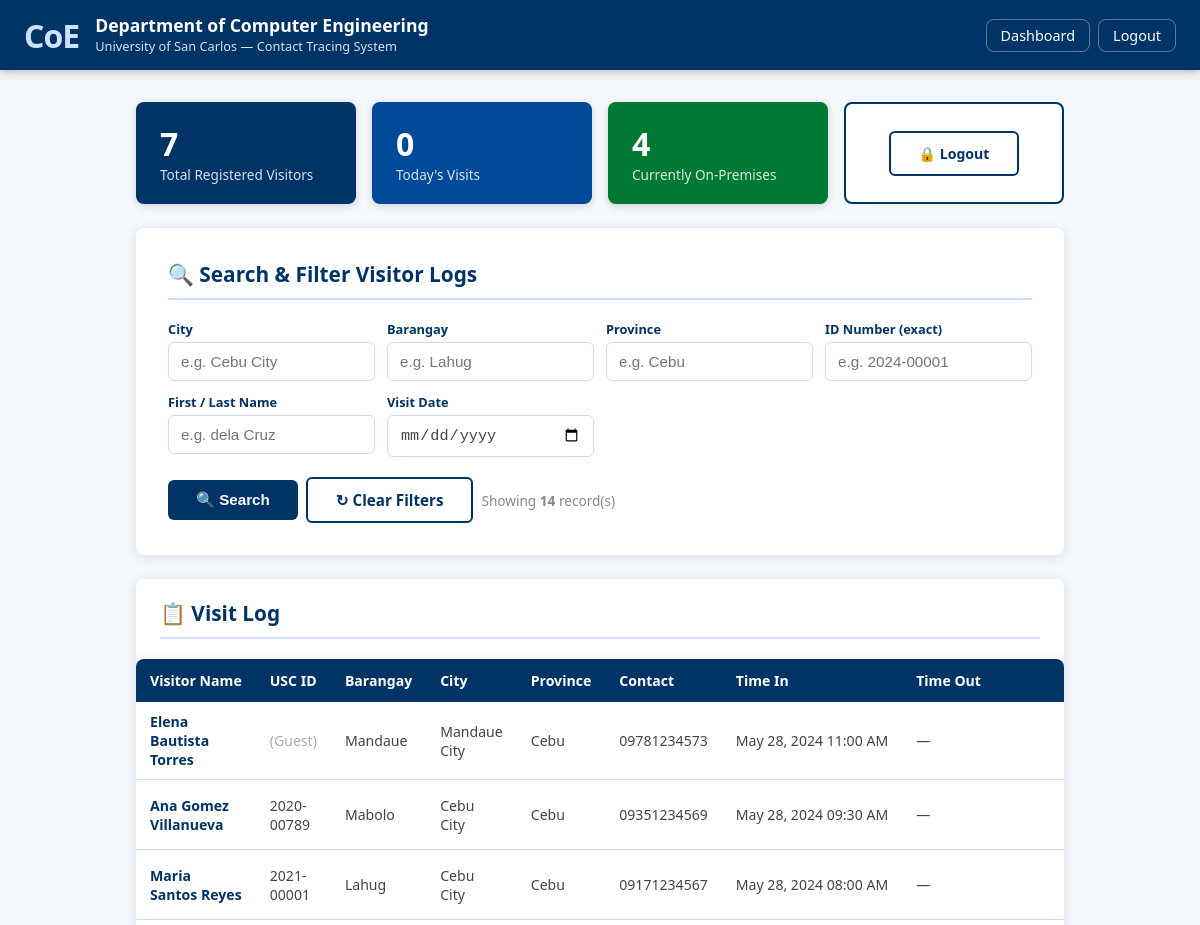
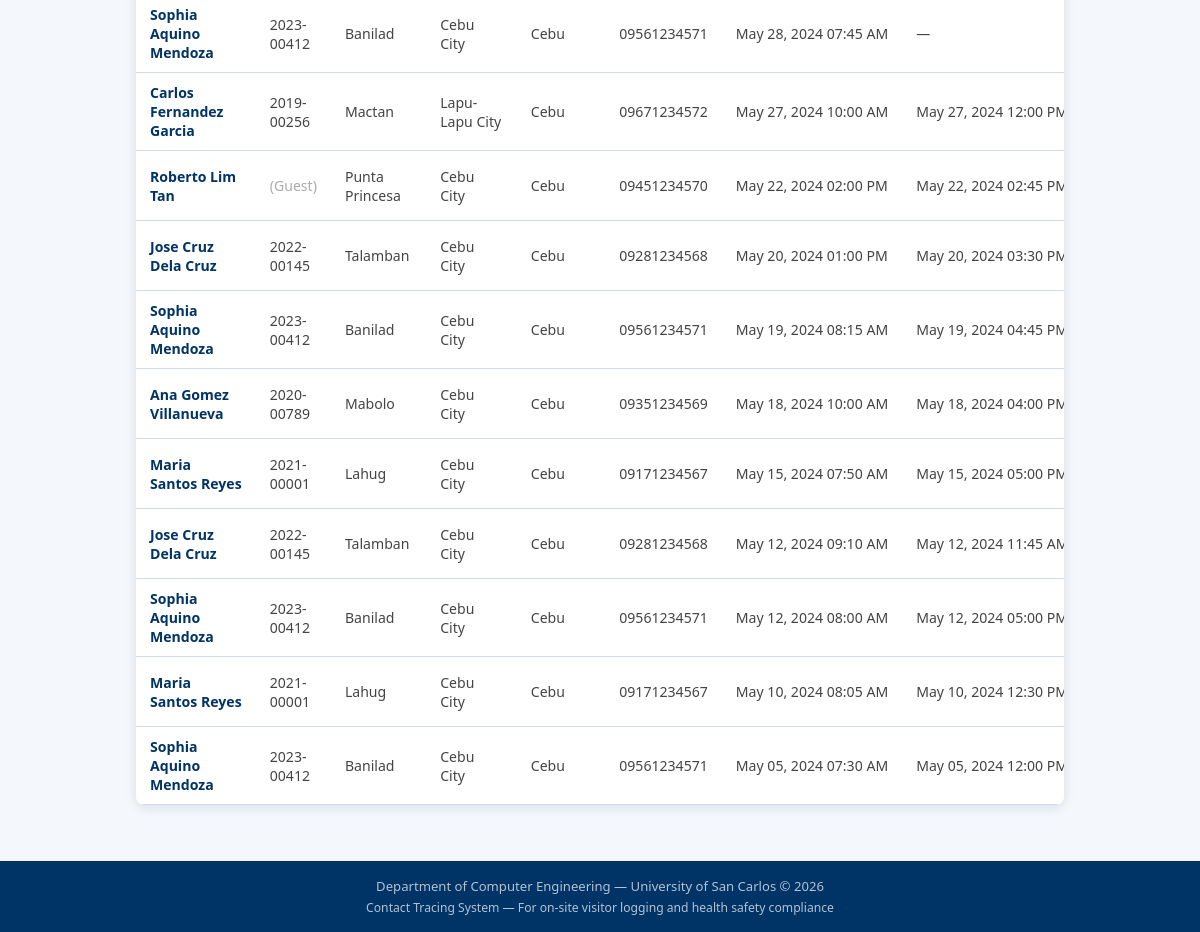
The page /admin/dashboard.php (signed in) on the database its author committed (2 pictures, top to bottom).
### tables this page shows
CREATE TABLE visit_logs (
    log_id      INT      NOT NULL AUTO_INCREMENT,
    visitor_id  INT      NOT NULL,
    time_in     DATETIME NOT NULL,
    time_out    DATETIME NULL     COMMENT 'NULL while visitor is still on-premises',
    PRIMARY KEY (log_id),
    CONSTRAINT fk_visitor
        FOREIGN KEY (visitor_id)
        REFERENCES visitors (visitor_id)
        ON DELETE CASCADE
        ON UPDATE CASCADE
);

CREATE TABLE visitors (
    visitor_id     INT           NOT NULL AUTO_INCREMENT,
    id_number      VARCHAR(50)   NULL          COMMENT 'USC student/staff ID; NULL for guests',
    first_name     VARCHAR(100)  NOT NULL,
    middle_name    VARCHAR(100)  NULL,
    last_name      VARCHAR(100)  NOT NULL,
    barangay       VARCHAR(100)  NOT NULL,
    city           VARCHAR(100)  NOT NULL,
    province       VARCHAR(100)  NOT NULL,
    contact_number VARCHAR(20)   NOT NULL,
    email          VARCHAR(150)  NOT NULL,
    created_at     TIMESTAMP     NOT NULL DEFAULT CURRENT_TIMESTAMP,
    PRIMARY KEY (visitor_id),
    UNIQUE KEY uq_id_number (id_number)
);

### includes/db.php (called while the page is built, shortened)
<?php
function formatPHTime(?string $datetime): string {
    if (empty($datetime)) {
        return '—';
    }
    $ts = strtotime($datetime);
    return date('F d, Y h:i A', $ts);
}
function e(string $val): string {
    return htmlspecialchars($val, ENT_QUOTES, 'UTF-8');
}

### admin/dashboard.php (the view, shortened to what this page needs)
<?php
require_once __DIR__ . '/../includes/db.php';
$city      = trim($_GET['city']      ?? '');
$barangay  = trim($_GET['barangay']  ?? '');
$province  = trim($_GET['province']  ?? '');
$id_number = trim($_GET['id_number'] ?? '');
$name      = trim($_GET['name']      ?? '');
$date      = trim($_GET['date']      ?? '');
$conditions  = [];
$whereClause = !empty($conditions)
    ? 'WHERE ' . implode(' AND ', $conditions)
    : '';
$sql = "SELECT v.visitor_id, v.id_number, v.first_name, v.middle_name, v.last_name,
               v.barangay, v.city, v.province, v.contact_number, v.email,
               l.log_id, l.time_in, l.time_out
          FROM visitors v
          LEFT JOIN visit_logs l ON v.visitor_id = l.visitor_id
        {$whereClause}
         ORDER BY l.time_in DESC, v.visitor_id DESC
         LIMIT 500";
$stmt = $conn->prepare($sql);
$stmt->execute();
$res  = $stmt->get_result();
$logs = [];
while ($r = $res->fetch_assoc()) $logs[] = $r;
$totalVisitors = 0;
$chkV = $conn->query('SELECT COUNT(*) AS c FROM visitors');
if ($chkV) { $row = $chkV->fetch_assoc(); $totalVisitors = (int)$row['c']; }
$todayVisits = 0;
$chkT = $conn->query("SELECT COUNT(*) AS c FROM visit_logs WHERE DATE(time_in) = CURDATE()");
if ($chkT) { $row = $chkT->fetch_assoc(); $todayVisits = (int)$row['c']; }
$openVisits = 0;
$chkO = $conn->query('SELECT COUNT(*) AS c FROM visit_logs WHERE time_out IS NULL');
if ($chkO) { $row = $chkO->fetch_assoc(); $openVisits = (int)$row['c']; }
$assetBase = '../';
require_once __DIR__ . '/../includes/header.php';
?>
<div style="display:flex;gap:16px;flex-wrap:wrap;margin-bottom:24px;">
    <?php
    $stats = [
        ['Total Registered Visitors', $totalVisitors, '#003366'],
        ["Today's Visits",            $todayVisits,   '#004a99'],
        ['Currently On-Premises',     $openVisits,    '#007a33'],
    ];
    foreach ($stats as [$label, $val, $color]): ?>
    <div style="flex:1 1 160px;background:<?= $color ?>;color:#fff;border-radius:8px;
                padding:20px 24px;box-shadow:0 2px 8px rgba(0,0,0,.15);">
        <div style="font-size:2rem;font-weight:700"><?= (int)$val ?></div>
        <div style="font-size:.85rem;opacity:.85"><?= e($label) ?></div>
    </div>
    <?php endforeach; ?>
    <div style="flex:1 1 160px;background:#fff;border:2px solid #003366;border-radius:8px;
                padding:20px 24px;display:flex;align-items:center;justify-content:center;">
        <a href="logout.php" class="btn btn-outline" style="font-size:.88rem;">&#128274; Logout</a>
    </div>
</div>
<div class="card">
    <div class="card-title">&#128269; Search &amp; Filter Visitor Logs</div>
    <form method="GET" id="searchForm" novalidate>
        <div class="filters-grid">
            <div class="filter-item">
                <label for="f_city">City</label>
                <input type="text" id="f_city" name="city"
                       placeholder="e.g. Cebu City"
                       value="<?= e($city) ?>">
            </div>
            <div class="filter-item">
                <label for="f_barangay">Barangay</label>
                <input type="text" id="f_barangay" name="barangay"
                       placeholder="e.g. Lahug"
                       value="<?= e($barangay) ?>">
            </div>
            <div class="filter-item">
                <label for="f_province">Province</label>
                <input type="text" id="f_province" name="province"
                       placeholder="e.g. Cebu"
                       value="<?= e($province) ?>">
            </div>
            <div class="filter-item">
                <label for="f_id">ID Number (exact)</label>
                <input type="text" id="f_id" name="id_number"
                       placeholder="e.g. 2024-00001"
                       value="<?= e($id_number) ?>">
            </div>
            <div class="filter-item">
                <label for="f_name">First / Last Name</label>
                <input type="text" id="f_name" name="name"
                       placeholder="e.g. dela Cruz"
                       value="<?= e($name) ?>">
            </div>
            <div class="filter-item">
                <label for="f_date">Visit Date</label>
                <input type="date" id="f_date" name="date"
                       value="<?= e($date) ?>">
            </div>
        </div>
        <div class="flex gap-8 align-center flex-wrap">
            <button type="submit" class="btn btn-primary">&#128269; Search</button>
            <a href="dashboard.php" class="btn btn-outline">&#8635; Clear Filters</a>
            <span style="font-size:.85rem;color:#888;">
                Showing <strong><?= count($logs) ?></strong> record(s)
            </span>
        </div>
    </form>
</div>
<div class="card" style="padding:0;overflow:hidden;">
    <div style="padding:20px 24px 0;">
        <div class="card-title">&#128203; Visit Log</div>
    </div>
    <?php if (empty($logs)): ?>
        <div style="padding:24px;">
            <div class="alert alert-info">No records match the selected filters.</div>
        </div>
    <?php else: ?>
    <div class="table-wrapper">
        <table>
            <thead>
                <tr>
                    <th>Visitor Name</th>
                    <th>USC ID</th>
                    <th>Barangay</th>
                    <th>City</th>
                    <th>Province</th>
                    <th>Contact</th>
                    <th>Time In</th>
                    <th>Time Out</th>
                </tr>
            </thead>
            <tbody>
                <?php foreach ($logs as $log):
                    $fullName  = trim($log['first_name'] . ' ' . $log['middle_name'] . ' ' . $log['last_name']);
                    $shortName = trim($log['first_name'] . ' ' . $log['last_name']);
                ?>
                <tr>
                    <td>
                        <a href="#" title="View full visit history"
                           onclick="openHistoryModal(<?= (int)$log['visitor_id'] ?>, '<?= addslashes(e($shortName)) ?>');return false;"
                           style="color:var(--blue-dark);font-weight:600;text-decoration:none;">
                            <?= e($fullName) ?>
                        </a>
                    </td>
                    <td><?= $log['id_number'] ? e($log['id_number']) : '<span style="color:#aaa">(Guest)</span>' ?></td>
                    <td><?= e($log['barangay']) ?></td>
                    <td><?= e($log['city']) ?></td>
                    <td><?= e($log['province']) ?></td>
                    <td><?= e($log['contact_number']) ?></td>
                    <td style="white-space:nowrap"><?= formatPHTime($log['time_in']) ?></td>
                    <td style="white-space:nowrap"><?= formatPHTime($log['time_out']) ?></td>
                </tr>
                <?php endforeach; ?>
            </tbody>
        </table>
    </div>
    <?php endif; ?>
</div>
<?php require_once __DIR__ . '/../includes/footer.php'; ?>

### includes/header.php (shortened to what this page needs)
<?php
$isAdmin = isset($_SESSION['admin_logged_in']) && $_SESSION['admin_logged_in'] === true;
?>
<!DOCTYPE html>
<html lang="en">
<head>
    <link rel="stylesheet" href="<?= $assetBase ?? '../' ?>assets/style.css">
</head>
<body>
<header>
    <div class="dept-logo">CoE</div>
    <div class="dept-info">
        <h1>Department of Computer Engineering</h1>
        <p>University of San Carlos &mdash; Contact Tracing System</p>
    </div>
    <nav>
        <?php if ($isAdmin): ?>
            <a href="<?= $assetBase ?? '../' ?>admin/dashboard.php">Dashboard</a>
            <a href="<?= $assetBase ?? '../' ?>admin/logout.php">Logout</a>
        <?php else: ?>
            <a href="<?= $assetBase ?? '../' ?>index.php">Home</a>
            <a href="<?= $assetBase ?? '../' ?>admin/login.php">Admin</a>
        <?php endif; ?>
    </nav>
</header>
<main>

### includes/footer.php (shortened to what this page needs)
</main>
<footer>
    <p>Department of Computer Engineering &mdash; University of San Carlos &copy; <?= date('Y') ?></p>
    <p style="margin-top:4px;font-size:.76rem">Contact Tracing System &mdash; For on-site visitor logging and health safety compliance</p>
</footer>
</body>
</html>

### assets/style.css (style rules this page uses)
*, *::before, *::after { box-sizing: border-box; margin: 0; padding: 0; }
:root { --blue-dark: #003366; --blue-mid: #004a99; --blue-light: #cce0ff; --white: #ffffff; --gray-bg: #f4f7fb; --gray-border:#d0daea; --gray-text: #444; --red: #cc0000; --green: #007a33; --shadow: 0 2px 12px rgba(0,51,102,.12); --radius: 8px; }
body { font-family: 'Segoe UI', Arial, sans-serif; background: var(--gray-bg); color: var(--gray-text); min-height: 100vh; display: flex; flex-direction: column; }
header { background: var(--blue-dark); color: var(--white); padding: 0 24px; display: flex; align-items: center; gap: 16px; min-height: 70px; box-shadow: 0 2px 8px rgba(0,0,0,.25); }
header .dept-logo { font-size: 2rem; font-weight: 700; letter-spacing: -1px; color: var(--blue-light); white-space: nowrap; }
header .dept-info h1 { font-size: 1.1rem; font-weight: 700; line-height: 1.2; }
header .dept-info p { font-size: .8rem; opacity: .85; }
header nav { margin-left: auto; display: flex; gap: 8px; }
header nav a { color: var(--white); text-decoration: none; font-size: .9rem; padding: 6px 14px; border: 1px solid rgba(255,255,255,.35); border-radius: var(--radius); transition: background .2s; }
main { flex: 1; padding: 32px 16px; max-width: 960px; width: 100%; margin: 0 auto; }
.card { background: var(--white); border-radius: var(--radius); box-shadow: var(--shadow); padding: 32px; margin-bottom: 24px; }
.card-title { font-size: 1.3rem; font-weight: 700; color: var(--blue-dark); margin-bottom: 20px; padding-bottom: 10px; border-bottom: 2px solid var(--blue-light); }
label { font-size: .875rem; font-weight: 600; color: var(--blue-dark); }
input[type="text"], input[type="email"], input[type="tel"], input[type="date"], input[type="password"], select, textarea { width: 100%; padding: 10px 12px; border: 1px solid var(--gray-border); border-radius: 6px; font-size: .95rem; color: var(--gray-text); background: var(--white); transition: border-color .2s, box-shadow .2s; }
.btn { display: inline-block; padding: 11px 28px; border: none; border-radius: 6px; font-size: .95rem; font-weight: 600; cursor: pointer; text-decoration: none; transition: background .2s, transform .15s; text-align: center; }
.btn-primary { background: var(--blue-dark); color: var(--white); }
.btn-outline { background: transparent; color: var(--blue-dark); border: 2px solid var(--blue-dark); }
.table-wrapper { overflow-x: auto; border-radius: var(--radius); box-shadow: var(--shadow); }
table { width: 100%; border-collapse: collapse; background: var(--white); font-size: .88rem; }
thead { background: var(--blue-dark); color: var(--white); }
thead th { padding: 12px 14px; text-align: left; font-weight: 600; white-space: nowrap; }
tbody tr { border-bottom: 1px solid var(--gray-border); transition: background .15s; }
tbody td { padding: 10px 14px; vertical-align: middle; }
.filters-grid { display: grid; grid-template-columns: repeat(auto-fill, minmax(200px, 1fr)); gap: 12px; margin-bottom: 20px; }
.filter-item { display: flex; flex-direction: column; gap: 4px; }
.filter-item label { font-size: .8rem; }
footer { background: var(--blue-dark); color: rgba(255,255,255,.7); text-align: center; padding: 16px; font-size: .82rem; margin-top: auto; }
.flex { display: flex; }
.gap-8 { gap: 8px; }
.align-center { align-items: center; }

### rows shown on the page
visit_logs: visitor.last_name "Elena Bautista Torres", shows "(Guest)", visitor.barangay "Mandaue", visitor.city "Mandaue City", visitor.province "Cebu", visitor.contact_number "09781234573", time_in "May 28, 2024 11:00 AM", time_out "—"
visit_logs: visitor.last_name "Ana Gomez Villanueva", visitor.id_number "2020-00789", visitor.barangay "Mabolo", visitor.city "Cebu City", visitor.province "Cebu", visitor.contact_number "09351234569", time_in "May 28, 2024 09:30 AM", time_out "—"
visit_logs: visitor.last_name "Maria Santos Reyes", visitor.id_number "2021-00001", visitor.barangay "Lahug", visitor.city "Cebu City", visitor.province "Cebu", visitor.contact_number "09171234567", time_in "May 28, 2024 08:00 AM", time_out "—"
visit_logs: visitor.last_name "Sophia Aquino Mendoza", visitor.id_number "2023-00412", visitor.barangay "Banilad", visitor.city "Cebu City", visitor.province "Cebu", visitor.contact_number "09561234571", time_in "May 28, 2024 07:45 AM", time_out "—"
visit_logs: visitor.last_name "Carlos Fernandez Garcia", visitor.id_number "2019-00256", visitor.barangay "Mactan", visitor.city "Lapu-Lapu City", visitor.province "Cebu", visitor.contact_number "09671234572", time_in "May 27, 2024 10:00 AM", time_out "May 27, 2024 12:00…"
visit_logs: visitor.last_name "Roberto Lim Tan", shows "(Guest)", visitor.barangay "Punta Princesa", visitor.city "Cebu City", visitor.province "Cebu", visitor.contact_number "09451234570", time_in "May 22, 2024 02:00 PM", time_out "May 22, 2024 02:45…"
visit_logs: visitor.last_name "Jose Cruz Dela Cruz", visitor.id_number "2022-00145", visitor.barangay "Talamban", visitor.city "Cebu City", visitor.province "Cebu", visitor.contact_number "09281234568", time_in "May 20, 2024 01:00 PM", time_out "May 20, 2024 03:30…"
visit_logs: visitor.last_name "Sophia Aquino Mendoza", visitor.id_number "2023-00412", visitor.barangay "Banilad", visitor.city "Cebu City", visitor.province "Cebu", visitor.contact_number "09561234571", time_in "May 19, 2024 08:15 AM", time_out "May 19, 2024 04:45…"
visit_logs: visitor.last_name "Ana Gomez Villanueva", visitor.id_number "2020-00789", visitor.barangay "Mabolo", visitor.city "Cebu City", visitor.province "Cebu", visitor.contact_number "09351234569", time_in "May 18, 2024 10:00 AM", time_out "May 18, 2024 04:00…"
visit_logs: visitor.last_name "Maria Santos Reyes", visitor.id_number "2021-00001", visitor.barangay "Lahug", visitor.city "Cebu City", visitor.province "Cebu", visitor.contact_number "09171234567", time_in "May 15, 2024 07:50 AM", time_out "May 15, 2024 05:00…"
visit_logs: visitor.last_name "Jose Cruz Dela Cruz", visitor.id_number "2022-00145", visitor.barangay "Talamban", visitor.city "Cebu City", visitor.province "Cebu", visitor.contact_number "09281234568", time_in "May 12, 2024 09:10 AM", time_out "May 12, 2024 11:45…"
visit_logs: visitor.last_name "Sophia Aquino Mendoza", visitor.id_number "2023-00412", visitor.barangay "Banilad", visitor.city "Cebu City", visitor.province "Cebu", visitor.contact_number "09561234571", time_in "May 12, 2024 08:00 AM", time_out "May 12, 2024 05:00…"
visit_logs: visitor.last_name "Maria Santos Reyes", visitor.id_number "2021-00001", visitor.barangay "Lahug", visitor.city "Cebu City", visitor.province "Cebu", visitor.contact_number "09171234567", time_in "May 10, 2024 08:05 AM", time_out "May 10, 2024 12:30…"
visit_logs: visitor.last_name "Sophia Aquino Mendoza", visitor.id_number "2023-00412", visitor.barangay "Banilad", visitor.city "Cebu City", visitor.province "Cebu", visitor.contact_number "09561234571", time_in "May 05, 2024 07:30 AM", time_out "May 05, 2024 12:00…"

### other values the page prints
$val "7"
$label "Total Registered Visitors"
$val "0"
$label "Today's Visits"
$val "4"
$label "Currently On-Premises"
count($logs) "14"
